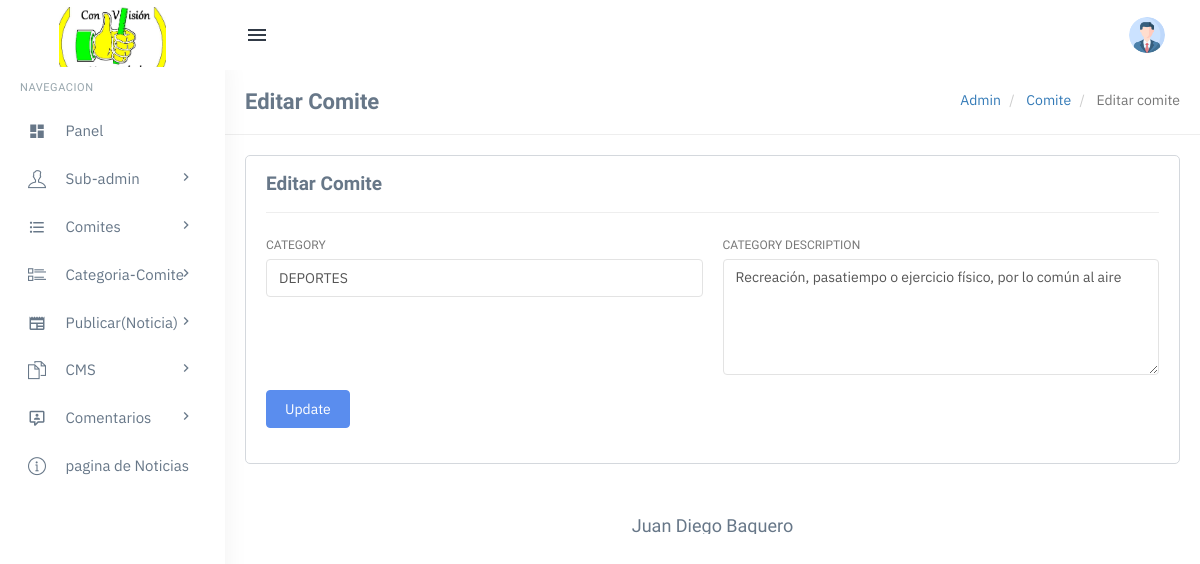
The page /Noticias/admin/edit-category.php?cid=8 (signed in) on the database its author committed.
### tables this page shows
CREATE TABLE `tblcategory` (
  `id` int(11) NOT NULL,
  `CategoryName` varchar(200) DEFAULT NULL,
  `Description` mediumtext DEFAULT NULL,
  `PostingDate` timestamp NULL DEFAULT current_timestamp(),
  `UpdationDate` timestamp NULL DEFAULT NULL ON UPDATE current_timestamp(),
  `Is_Active` int(1) DEFAULT NULL
);

### Noticias/admin/edit-category.php (the view, shortened to what this page needs)
<?php
   include('includes/config.php');
   if(strlen($_SESSION['login'])==0)
     {
   header('location:index.php');
   }
   else{
   ?>
         <?php include('includes/topheader.php');?>
         <?php include('includes/leftsidebar.php');?>
         <div class="content-page">
            <div class="content">
               <div class="container">
                  <div class="row">
                     <div class="col-xs-12">
                        <div class="page-title-box">
                           <h4 class="page-title">Editar Comite</h4>
                           <ol class="breadcrumb p-0 m-0">
                              <li>
                                 <a href="#">Admin</a>
                              </li>
                              <li>
                                 <a href="#">Comite </a>
                              </li>
                              <li class="active">
                                 Editar comite
                              </li>
                           </ol>
                           <div class="clearfix"></div>
                        </div>
                     </div>
                  </div>
                  <div class="row">
                     <div class="col-sm-12">
                        <div class="card-box">
                           <h4 class="m-t-0 header-title"><b>Editar Comite</b></h4>
                           <hr />
                           <div class="row">
                              <div class="col-sm-6">
                              </div>
                           </div>
                           <?php
                              $catid=intval($_GET['cid']);
                              $query=mysqli_query($con,"Select id,CategoryName,Description,PostingDate,UpdationDate from  tblcategory where Is_Active=1 and id='$catid'");
                              while($row=mysqli_fetch_array($query))
                              {
                              ?>
                                 <form class="row" name="category" method="post">
                                    <div class="form-group col-md-6">
                                       <label class="control-label">Category</label>
                                          <input type="text" class="form-control" value="<?php echo htmlentities($row['CategoryName']);?>" name="category" required>
                                    </div>
                                    <div class="form-group col-md-6">
                                       <label class="control-label">Category Description</label>
                                          <textarea class="form-control" rows="5" name="description" required><?php echo htmlentities($row['Description']);?></textarea>
                                    </div>
                                    <?php } ?>
                                    <div class="form-group col-md-12">
                                          <button type="submit" class="btn btn-custom waves-effect waves-light btn-md" name="submit">
                                          Update
                                          </button>
                                    </div>
                                 </form>
                        </div>
                     </div>
                  </div>
               </div>
            </div>
            <?php include('includes/footer.php');?>
<?php } ?>

### Noticias/admin/assets/css/core.css (style rules this page uses)
body { font-family: "IBM Plex Sans", "Oxygen", "Ubuntu", "Cantarell", "Fira Sans", sans-serif; margin: 0; padding-bottom: 60px; overflow-x: hidden; color: #797979; }
html { position: relative; min-height: 100%; }
.h1, .h2, .h3, .h4, .h5, .h6, h1, h2, h3, h4, h5, h6 { color: #677788; font-family: 'Hind Madurai', sans-serif; margin: 10px 0; }
* { outline: none !important; }
b, strong { font-weight: 600; font-family: 'Hind Madurai', sans-serif; }
.container { width: auto; }
.p-0 { padding: 0 !important; }
.m-0 { margin: 0 !important; }
.m-t-0 { margin-top: 0 !important; }
.card-box { padding: 20px; border: 1px solid #d4d8dd; -webkit-border-radius: 5px; border-radius: 5px; -moz-border-radius: 5px; background-clip: padding-box; margin-bottom: 20px; background-color: #ffffff; }
.row { margin-right: -10px; margin-left: -10px; }
.col-lg-1, .col-lg-10, .col-lg-11, .col-lg-12, .col-lg-2, .col-lg-3, .col-lg-4, .col-lg-5, .col-lg-6, .col-lg-7, .col-lg-8, .col-lg-9, .col-md-1, .col-md-10, .col-md-11, .col-md-12, .col-md-2, .col-md-3, .col-md-4, .col-md-5, .col-md-6, .col-md-7, .col-md-8, .col-md-9, .col-sm-1, .col-sm-10, .col-sm-11, .col-sm-12, .col-sm-2, .col-sm-3, .col-sm-4, .col-sm-5, .col-sm-6, .col-sm-7, .col-sm-8, .col-sm-9, .col-xs-1, .col-xs-10, .col-xs-11, .col-xs-12, .col-xs-2, .col-xs-3, .col-xs-4, .col-xs-5, .col-xs-6, .col-xs-7, .col-xs-8, .col-xs-9 { padding-left: 10px; padding-right: 10px; }
.breadcrumb { background-color: transparent; margin-bottom: 15px; padding-top: 10px; padding-left: 0; }
.waves-effect { position: relative; cursor: pointer; display: inline-block; overflow: hidden; -webkit-user-select: none; -moz-user-select: none; -ms-user-select: none; user-select: none; -webkit-tap-highlight-color: transparent; vertical-align: middle; z-index: 1; will-change: opacity, transform; -webkit-transition: all 0.3s ease-out; -moz-transition: all 0.3s ease-out; -o-transition: all 0.3s ease-out; -ms-transition: all 0.3s ease-out; transition: all 0.3s ease-out; }

### Noticias/admin/assets/css/menu.css (style rules this page uses)
.content-page { margin-left: 225px; overflow: hidden; }
.content-page .content { padding: 0 5px 10px 5px; margin-top: 70px; }
.page-title { font-size: 22px; margin-bottom: 0; margin-top: 0; font-weight: 600; }
.header-title { font-size: 19px; line-height: 16px; margin-bottom: 8px; font-weight: 600; }
.page-title-box { padding: 20px; border-bottom: 1px solid #eee; margin: 0 -20px 20px -20px; }
.page-title-box .page-title { margin-bottom: 0; float: left; }
.page-title-box .breadcrumb { float: right; background-color: transparent !important; }

### rows shown on the page
tblcategory: category "DEPORTES", description "Recreación, pasatiempo o ejercicio físico, por lo común al aire"
